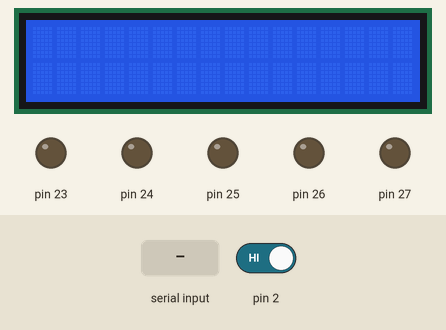
This sketch was run on a simulated Arduino Mega 2560, built with avr-gcc and run on an emulated ATmega2560. Shown: 16×2 character LCD, output pins drawn as LEDs (lit = HIGH). The test bench sets the inputs (shaded band); at power-on: pin 2 HIGH. Random numbers use the default seed unless the sketch sets one; what the sketch prints to the serial monitor is not drawn.

Above: at 1.2 s.
1.3 s: pin 2 driven LOW
At 2.1 s:
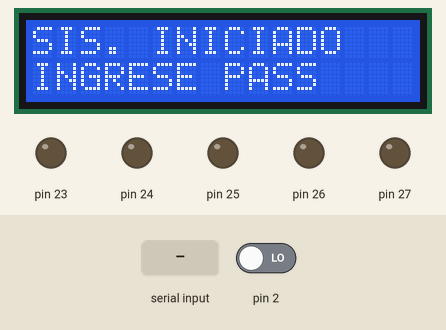
2.8 s: "QWER" received over Serial
At 4.6 s:
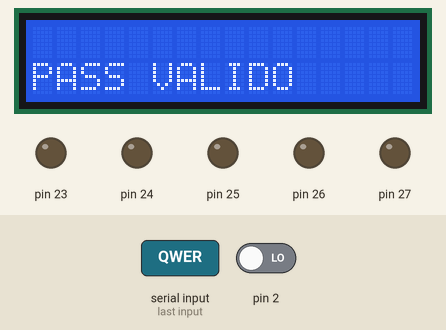
5.8 s: "1" received over Serial
At 7.6 s:
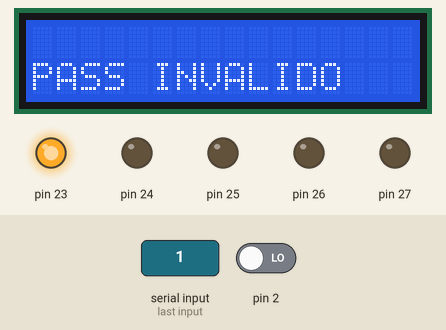
8.8 s: "0" received over Serial
At 10.6 s:
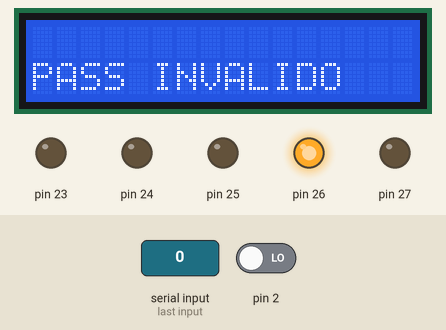
11.8 s: "2" received over Serial
At 13.5 s:
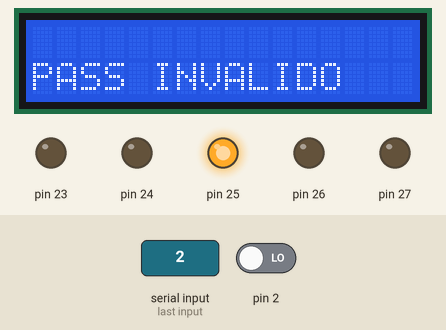
Timing chart, 0 to 28.3 s (numbered marks = the images above; inputs shaded):
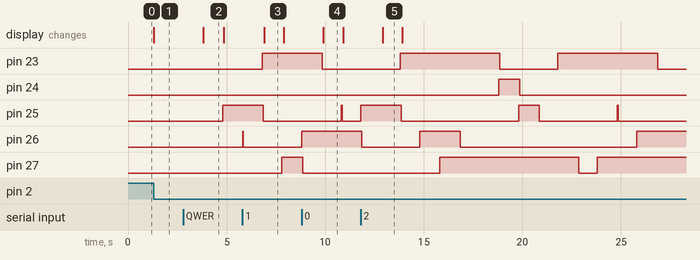

Measured:
- after the input at 1.3 s, the display: changes at once (image 1)
- after the input at 2.8 s, pin 25: LOW → HIGH after 2.0 s; the display: changes after 1.0 s (image 2)
- after the input at 5.8 s, the display: changes after 1.1 s (image 3)
- after the input at 8.8 s, the display: changes after 1.1 s (image 4)
- after the input at 11.8 s, the display: changes after 1.1 s (image 5)
- by itself, pin 23: alternates HIGH for 5.0 s and LOW for 3.0 s
- what the display in image 2 shows lasts 1.1 s, from 3.8 s to 4.9 s

The sketch:

Deber_02_Sis_de_Luces_y_Reloj.ino
```cpp
/*
                    UNIVERSIDAD TECNICA DEL NORTE
                              CIERCOM
   Nombre:      Bolaños Santiago
   Asignatura:  Sistemas Microprocesados
   Actividad:   Deber 02_Segundo Bimestre
   Tema:        Realizar un programa de seguridad domótica que permita encender las luces de un domicilio de 5 habitaciones
                de forma aleatoria solo en horario nocturno. El sistema se activa al ingresar una contraseña por comunicación serial
*/

#include <TimerOne.h>
#include <LiquidCrystal.h>
LiquidCrystal lcd (13, 12, 11, 10, 9, 8);

//****************DECLARACION DE VARIABLES*****************
int segundero = 0; // variable para segundero
int minutero = 0;// variable para minutero
int horero = 0;// variable para horero
int funcion = 0;// variable para llamar a la peticion de pass
int i;// variable para asignar valor aleatorio de los leds
String pass;// variable para pass por Cx serial
boolean validar;// variable para validar pass


void setup() {
  //******************INTERRUPCIONES*****************
  Serial.begin(9600);
  attachInterrupt(0, funcionamiento, FALLING);
  Timer1.initialize(1000000); //tiempo de 1 segundo
  Timer1.attachInterrupt(reloj);//interrupcion del Timer1
  Timer1.stop();
  lcd.begin(16, 2);
  //*pines de los leds
  pinMode(27, OUTPUT);
  pinMode(26, OUTPUT);
  pinMode(25, OUTPUT);
  pinMode(24, OUTPUT);
  pinMode(23, OUTPUT);
  //*
}

void loop() {
  //*********************VALIDACION DE PASS*******************
  if (funcion == 1) {
    if (Serial.available() > 0) {
      pass = Serial.readString();
      if (pass.length() != 4) {//verificacion del tamaño del pass
        //**********la comunicacion es serial, y solamente la verificacion es además vista por lcd**********************
        Serial.println(" ");
        Serial.println("PASS INVALIDO");
        Serial.println(" ");
        lcd.setCursor(0, 1);
        lcd.print("PASS INVALIDO");
        delay(1000);
        lcd.clear();
      }
      else {
        validar = pass.equals("QWER");
        if (validar == true) {//si  la clave es valida se visualiza en lcd y Cx serial
          Serial.println(" ");
          Serial.println("PASS VALIDO");
          Serial.println(" ");
          lcd.clear();
          lcd.setCursor(0, 1);
          lcd.print("PASS VALIDO");// una vez que se valida la clave se inicializa el Timer1
          Timer1.start();
          delay(1000);
          lcd.clear();
        }
        else {
          Serial.println(" ");
          Serial.println("PASS INVALIDO");
          Serial.println(" ");
          lcd.clear();
          lcd.setCursor(0, 1);
          lcd.print("PASS INVALIDO");
          delay(1000);
          lcd.clear();
        }
      }
    }
  }
}
//***************INTERRUPCION DEL PULSADOR PARA PASS********************
void funcionamiento() {
  switch (funcion) {
    case 0:
      Serial.println("SISTEMA INICIADO");
      Serial.println("INGRESE PASS");
      lcd.clear();
      lcd.setCursor(0, 0);
      lcd.print("SIS. INICIADO");
      lcd.setCursor(0, 1);
      lcd.print("INGRESE PASS");
      funcion++;
      break;
  }
}
//*****************INTERRUPCION DEL TIMER1**************
void reloj() {

  if (segundero < 59) {// la condicion debe ser menor que 59, debido a que al ser i=0, imprime el valor de 1 en el reloj
    segundero++;
    Serial.print(horero);
    Serial.print(':');
    Serial.print(minutero);
    Serial.print(':');
    Serial.print(segundero);
    Serial.println(" ");
  }
  else {
    segundero = 0;
    if (minutero < 59) {// la condicion debe ser menor que 59, debido a que al ser i=0, imprime el valor de 1 en el reloj
      minutero++;
      Serial.print(horero);
      Serial.print(':');
      Serial.print(minutero);
      Serial.print(':');
      Serial.print(segundero);
      Serial.println(" ");
    }
    else {
      minutero = 0;
      if (horero < 23) {// la condicion debe ser menor que 23, debido a que al ser i=0, imprime el valor de 1 en el reloj
        horero++;
        Serial.print(horero);
        Serial.print(':');
        Serial.print(minutero);
        Serial.print(':');
        Serial.print(segundero);
        Serial.println(" ");
      }
      else {
        horero = 0;
        Serial.print(horero);
        Serial.print(':');
        Serial.print(minutero);
        Serial.print(':');
        Serial.print(segundero);
        Serial.println(" ");
      }
    }
  }
  //*********** LOS LEDS SE ENCIENDEN ALEATORIAMENTE EN EL HORARIO DE 0AM a 6AM Y DE 7PM A 12PM******************
  if (((horero >= 19 && horero <= 23) || (horero >= 0 && horero <= 5)) && (minutero >= 0 && minutero <= 59)  && (segundero >= 0 && segundero <= 59)) {
    i = random(23, 28);//se asigna a la variable i un numero aleatorio de leds y se encienden
    digitalWrite (i, HIGH);
    delay (10000);
  } if (((horero >= 19 && horero <= 23) || (horero >= 0 && horero <= 5)) && (minutero >= 0 && minutero <= 59)  && (segundero >= 0 && segundero <= 59)) {
    i = random(23, 28);//se asigna a la variable i un numero aleatorio de leds y se apagan
    digitalWrite (i, LOW);
    delay (1000);
  } else {// y en el caso de que sea cualqueir otro horario que no sea nocturno, todos los leds se apagan
    digitalWrite (23, LOW);
    digitalWrite (24, LOW);
    digitalWrite (25, LOW);
    digitalWrite (26, LOW);
    digitalWrite (27, LOW);
  }
}
```
